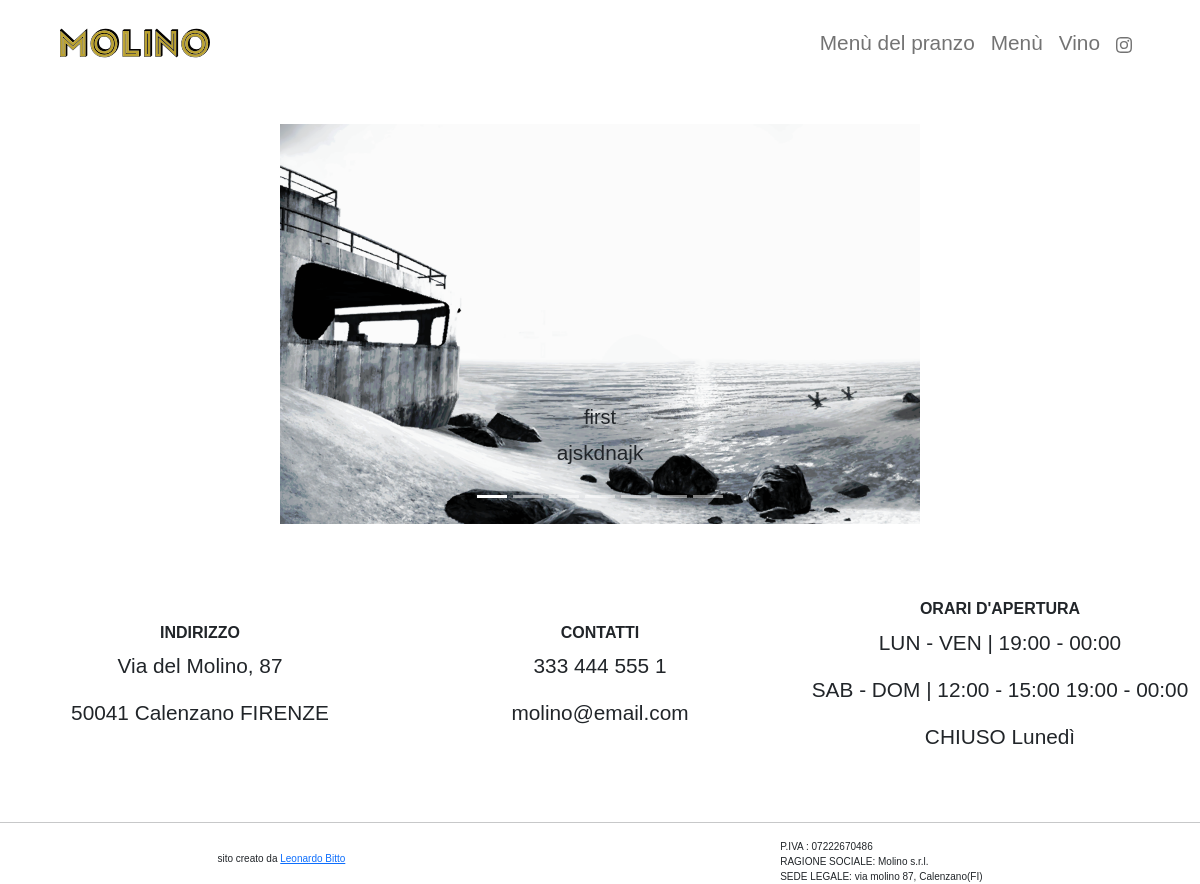
The app's page /, older data.
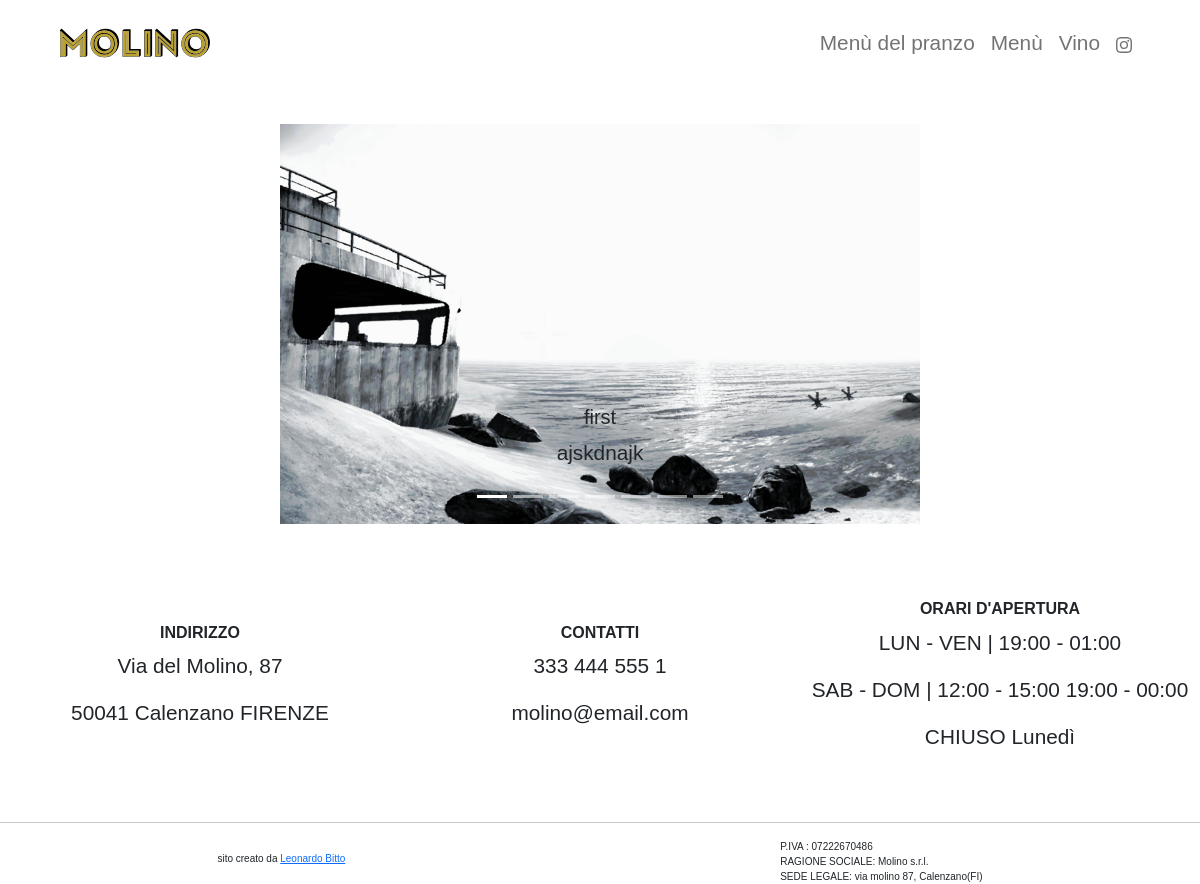
The same page, newer data.
### website/models.py (models this page shows, shortened)
class Gallery_image(models.Model):
    header = models.CharField(max_length=100, default="", blank=True, null=True)
    description = models.CharField(max_length=300, default="", blank=True, null=True)
    img = models.ImageField(upload_to="", blank=True, null=True)
    is_first = models.BooleanField(default=False)

class Contact(models.Model):
    phone = models.CharField(max_length=100, blank=True, null=True)
    mail = models.CharField(max_length=50, blank=True, null=True)

class Opening_hour(models.Model):
    weekdays = models.CharField(max_length = 200, blank=True, null=True)
    weekend = models.CharField(max_length=300, blank=True, null=True)
    closing_day = models.CharField(max_length=200, blank=True, null=True)

### website/views.py (the view)
# urls.py: path('', views.landing, name="landing"),
def landing(request):
    first_image = Gallery_image.objects.filter(is_first=True).first()
    images = Gallery_image.objects.filter(is_first=False)
    num_of_images = images.count()+1
    contacts = Contact.objects.all().first()
    Openinghour = Opening_hour.objects.all().first()
    context={
        'first_image': first_image,
        'num_of_images': range(1, num_of_images),
        'images':images,
        'contacts':contacts,
        'opening_hours':Openinghour,
    }
    return render(request, 'website/landing.html', context)

### website/templates/website/landing.html (shortened to what this page needs)
{% extends "website/base.html" %}
{% load static %}
{% block content %}
<div class="d-flex flex-column justify-content-around" style="min-height:90vh">
    <section id="carousel" style="width:100%; height:50vh;" class="carousel slide carousel-light px-3" data-bs-ride="carousel">
        <div class="carousel-inner">
            <div class="carousel-item active" data-bs-interval="4000">
                <div class="d-flex justify-content-center align-items-center" >
                    <img src="{{ first_image.img.url }}" style="width:100%; height:50vh; object-fit:contain">
                </div>
                <div class="carousel-caption d-none d-md-block text-dark">
                    <h5>{{ first_image.header }}</h5>
                    <p>{{ first_image.description }}</p>
                </div>
            </div>
            <div class="carousel-indicators">
                <button type="button" data-bs-target="#carousel" data-bs-slide-to="0" class="active" aria-current="true" aria-label="Slide 1"></button>
                {% for i in num_of_images %}
                <button type="button" data-bs-target="#carousel" data-bs-slide-to="{{i}}" ></button>
                {% endfor %}
            </div>
        </div>
    </section>
    <div style="width:100%; " class="d-flex flex-column flex-md-row justify-content-around text-center">
        <div class="m-auto col-md-4">
            <h6 class="boldest"> INDIRIZZO  </h6>
            <p> Via del Molino, 87 </p>
            <p> 50041 Calenzano FIRENZE</p>
        </div>
        <div class="m-auto col-md-4">
            <h6 class="boldest"> CONTATTI  </h6>
            <p> {{ contacts.phone }} </p>
            <p> {{ contacts.mail }} </p>
        </div>
        <div class="m-auto col-md-4">
            <h6 class="boldest"> ORARI D'APERTURA  </h6>
            <p> LUN - VEN | {{opening_hours.weekdays}} </p>
            <p> SAB - DOM | {{opening_hours.weekend}} </p>
            <p> CHIUSO {{opening_hours.closing_day}} </p>
        </div>
    </div>
</div>
{% endblock %}

### website/templates/website/base.html (shortened to what this page needs)
{% load static %}
<!DOCTYPE html>
<html>
    <head>
        <link href="https://cdn.jsdelivr.net/npm/bootstrap@5.2.3/dist/css/bootstrap.min.css" rel="stylesheet">
        <link rel="stylesheet" type="text/css" href="{% static 'css/mqCarousel.css' %}" />
    </head>
    <body style="max-height:105vh; max-width:100vw; min-height:105vh ">
        {% include "website/navbar.html" %}
        {% block content %} {% endblock %}
        <hr>
        <footer class="d-flex flex-row justify-content-around" style="max-height:5vh; min-height:5vh">
            <div class="">
                <span class="" style="font-size:10px"> sito creato da <a href="https://github.com/leoBitto">Leonardo Bitto</a> </span>
            </div>
            <div class="d-flex flex-column justify-content-around" style="font-size:10px">
                <span class="">P.IVA : 07222670486</span>
                <span class="">RAGIONE SOCIALE: Molino s.r.l.</span>
                <span class="">SEDE LEGALE: via molino 87, Calenzano(FI)</span>
            </div>
        </footer>
    </body>
</html>

### website/templates/website/navbar.html (shortened to what this page needs)
{% load static %}
{% block navbar %}
<nav class="navbar navbar-expand-sm navbar-ligth px-sm-5 px-0"  style="min-height:10vh; z-index:1000;">
  <div class="container-fluid">
    <a class="navbar-brand" href="{% url 'landing' %}">
      <img src="{% static 'favicon/bitmap.svg' %}" alt="Molino" width="150" height="60">
    </a>
    <div class="collapse navbar-collapse justify-content-end" id="navbarNavAltMarkup">
      <div class="navbar-nav ">
        <a class="nav-link" aria-current="page" href="{% url 'business_menu' %}">Menù del pranzo</a>
        <a class="nav-link" href="{% url 'menu' %}">Menù</a>
        <a class="nav-link" href="{% url 'wine' %}">Vino</a>
        <a  target="_blank" class="nav-link" href="https://www.instagram.com/molinotrattoria/"></a>
      </div>
    </div>
  </div>
</nav>
{% endblock %}

### static/css/mqCarousel.css (style rules this page uses)
body { font-family: 'Quicksand_Book', Fallback, sans-serif; font-size: 1.3rem; }
.boldest { font-weight: 900; }

Row changes from the older to the newer data that the page shows:
changed Opening_hour "Lunedì": weekdays "19:00 - 00:00" → "19:00 - 01:00"
